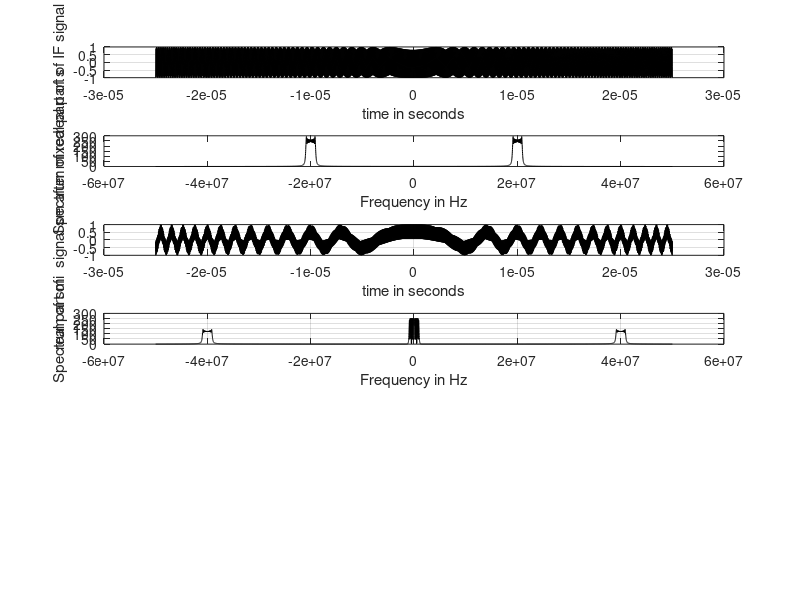

MATLAB code for this plot: (Note: this script raises an error after producing the figure.)
close all;clear;
%%%%%%%%%%%%%%%%%%%%%%%%%%%%%%%IF signal generation%%%%%%%%%%%%%%%%%%%%%%%%% 
b=2e6;
taup=50/1e6;
fc=20e6;
 
n = fix(50 * taup * b);%取整操作
t = linspace(-taup/2,taup/2,n);%y = linspace(x1,x2,n) 生成 n 个点。这些点的间距为 (x2-x1)/(n-1)。
s= exp(i * pi * (b/taup) .* t.^2 + i * 2 * pi * fc .* t);
figure(1);
subplot(6,1,1);
plot(t,real(s),'k');
ylabel('real part of IF signal s');
xlabel('time in seconds');
grid;
subplot(6,1,2);
sampling_interval = 1 / 5 /fc;
freqlimit = 0.5/ sampling_interval;
freq = linspace(-freqlimit,freqlimit,n);
plot(freq,fftshift(abs(fft(real(s)))),'k');
ylabel('Spectrum of real part of s');
xlabel('Frequency in Hz');
%%%%%%%%%%%%%%%%%%%%%%%%%%%%%%%%%mixer%%%%%%%%%%%%%%%%%%%%%%%%%%%%%%%%%%%%%
lo =   exp(i*2 * pi * fc .* t);
smi = real(s) .* real(lo);
% figure(2)
subplot(6,1,3)
plot(t, smi,'k')
ylabel('real part of   signal sm after mixed')
xlabel('time in seconds')
grid
subplot(6,1,4)
sampling_interval = 1 / 5 /fc;
freqlimit = 0.5/ sampling_interval;
freq = linspace(-freqlimit,freqlimit,n);
plot(freq,fftshift(abs(fft( smi ))),'k');
ylabel('Spectrum of smi');
xlabel('Frequency in Hz');
grid;
%%%%%%%%%%%%%%%%%%%%%%%%%%%%%CIC filter %%%%%%%%%%%%%%%%%%%%%%%%%%%%%%%%%%%
decf    = 10;  % Decimation Factor
diffd   = 1;   % Differential Delay
numsecs = 5;   % Number of Sections
 
hm = mfilt.cicdecim(decf, diffd, numsecs);
sci=double(filter(hm,smi));
% scq=double(filter(hm,smq));
n=length(sci);
t = linspace(-taup/2,taup/2,n);
% figure(3);
subplot(6,1,5);
plot(t, sci,'k');
ylabel('real part of   signal smi after cic filter');
xlabel('time in seconds');
grid;
subplot(6,1,6)
sampling_interval = 1 / 5 /fc;
freqlimit = 0.5/ sampling_interval;
freq = linspace(-freqlimit,freqlimit,n);
plot(freq,fftshift(abs(fft( sci ))),'k');
ylabel('Spectrum of sci');
xlabel('Frequency in Hz');
grid;
%%%%%%%%%%%%%%%%%%%%%%%%%%%%%lpf filter %%%%%%%%%%%%%%%%%%%%%%%%%%%%%%%%%%%
Fs = 9.98;  % Sampling Frequency
 
Fpass = 1;               % Passband Frequency
Fstop = 1.5;             % Stopband Frequency
Dpass = 0.057501127785;  % Passband Ripple
Dstop = 0.0001;          % Stopband Attenuation
dens  = 20;              % Density Factor
 
% Calculate the order from the parameters using FIRPMORD.
[N, Fo, Ao, W] = firpmord([Fpass, Fstop]/(Fs/2), [1 0], [Dpass, Dstop]);
 
% Calculate the coefficients using the FIRPM function.
b  = firpm(N, Fo, Ao, W, {dens});
Hd = dfilt.dffir(b);
 
spi=double(filter(Hd,sci));
% spq=double(filter(Hd,scq));
n=length(spi);
t = linspace(-taup/2,taup/2,n);
figure(2);
subplot(2,1,1);
plot(t, spi,'k');
ylabel('real part of   signal spi after lpf filter');
xlabel('time in seconds');
grid;
subplot(2,1,2);
sampling_interval = 1 / 5 /fc;
freqlimit = 0.5/ sampling_interval;
freq = linspace(-freqlimit,freqlimit,n);
plot(freq,fftshift(abs(fft( spi ))),'k');
ylabel('Spectrum of spi');
xlabel('Frequency in Hz');
grid;